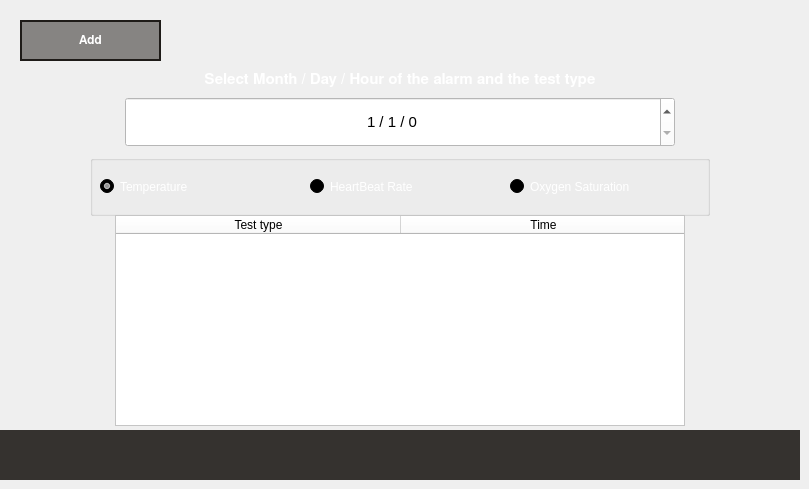
   <widget class="QWidget" name="SchedulePage">
    <widget class="QPushButton" name="SchedulePageBackButton">
     <property name="geometry">
      <rect>
       <x>732</x>
       <y>12</y>
       <width>58</width>
       <height>58</height>
      </rect>
     </property>
     <property name="styleSheet">
      <string notr="true">background: qlineargradient(spread:pad, x1:0, y1:0, x2:1, y2:1, stop:0 rgba(0, 0, 0, 0));
image: url(:/Images/return.png);
border: none;
outline: none;</string>
     </property>
     <property name="text">
      <string/>
     </property>
     <property name="flat">
      <bool>true</bool>
     </property>
    </widget>
    <widget class="QDateTimeEdit" name="dateTimeEdit">
     <property name="geometry">
      <rect>
       <x>125</x>
       <y>97</y>
       <width>550</width>
       <height>50</height>
      </rect>
     </property>
     <property name="font">
      <font>
       <pointsize>11</pointsize>
       <bold>false</bold>
      </font>
     </property>
     <property name="styleSheet">
      <string notr="true">background-color: rgb(255, 255, 255);
outline: none;</string>
     </property>
     <property name="alignment">
      <set>Qt::AlignCenter</set>
     </property>
     <property name="displayFormat">
      <string>M / d / h</string>
     </property>
     <property name="calendarPopup">
      <bool>false</bool>
     </property>
    </widget>
    <widget class="QPushButton" name="AddScheduleButton">
     <property name="geometry">
      <rect>
       <x>20</x>
       <y>20</y>
       <width>141</width>
       <height>41</height>
      </rect>
     </property>
     <property name="font">
      <font>
       <family>FreeSans</family>
       <bold>true</bold>
      </font>
     </property>
     <property name="styleSheet">
      <string notr="true">background: qlineargradient(spread:pad, x1:0, y1:0, x2:1, y2:1, stop:0 rgba(0, 0, 0, 0));
background-color: rgb(134, 132, 130);
border:2px solid #1e1b18;
color: #FFFFFF;
outline: none;</string>
     </property>
     <property name="text">
      <string>Add</string>
     </property>
     <property name="iconSize">
      <size>
       <width>16</width>
       <height>16</height>
      </size>
     </property>
     <property name="flat">
      <bool>false</bool>
     </property>
    </widget>
    <widget class="QLabel" name="ScheduleFeedbackLabel">
     <property name="geometry">
      <rect>
       <x>0</x>
       <y>430</y>
       <width>800</width>
       <height>50</height>
      </rect>
     </property>
     <property name="styleSheet">
      <string notr="true">background-color: rgb(53, 50, 47);
color: #FFFFFF;</string>
     </property>
     <property name="text">
      <string/>
     </property>
     <property name="alignment">
      <set>Qt::AlignCenter</set>
     </property>
    </widget>
    <widget class="QLabel" name="label_29">
     <property name="geometry">
      <rect>
       <x>170</x>
       <y>70</y>
       <width>460</width>
       <height>21</height>
      </rect>
     </property>
     <property name="palette">
      <palette>
       <active>
        <colorrole role="WindowText">
         <brush brushstyle="SolidPattern">
          <color alpha="255">
           <red>255</red>
           <green>255</green>
           <blue>255</blue>
          </color>
         </brush>
        </colorrole>
        <colorrole role="Button">
         <brush brushstyle="LinearGradientPattern">
          <gradient startx="0.000000000000000" starty="0.000000000000000" endx="1.000000000000000" endy="1.000000000000000" type="LinearGradient" spread="PadSpread" coordinatemode="ObjectBoundingMode">
           <gradientstop position="0.000000000000000">
            <color alpha="0">
             <red>0</red>
             <green>0</green>
             <blue>0</blue>
            </color>
           </gradientstop>
          </gradient>
         </brush>
        </colorrole>
        <colorrole role="Text">
         <brush brushstyle="SolidPattern">
          <color alpha="255">
           <red>255</red>
           <green>255</green>
           <blue>255</blue>
          </color>
         </brush>
        </colorrole>
        <colorrole role="ButtonText">
         <brush brushstyle="SolidPattern">
          <color alpha="255">
           <red>255</red>
           <green>255</green>
           <blue>255</blue>
          </color>
         </brush>
        </colorrole>
        <colorrole role="Base">
         <brush brushstyle="LinearGradientPattern">
          <gradient startx="0.000000000000000" starty="0.000000000000000" endx="1.000000000000000" endy="1.000000000000000" type="LinearGradient" spread="PadSpread" coordinatemode="ObjectBoundingMode">
           <gradientstop position="0.000000000000000">
            <color alpha="0">
             <red>0</red>
             <green>0</green>
             <blue>0</blue>
            </color>
           </gradientstop>
          </gradient>
         </brush>
        </colorrole>
        <colorrole role="Window">
         <brush brushstyle="LinearGradientPattern">
          <gradient startx="0.000000000000000" starty="0.000000000000000" endx="1.000000000000000" endy="1.000000000000000" type="LinearGradient" spread="PadSpread" coordinatemode="ObjectBoundingMode">
           <gradientstop position="0.000000000000000">
            <color alpha="0">
             <red>0</red>
             <green>0</green>
             <blue>0</blue>
            </color>
           </gradientstop>
          </gradient>
         </brush>
        </colorrole>
        <colorrole role="PlaceholderText">
         <brush brushstyle="SolidPattern">
          <color alpha="255">
           <red>255</red>
           <green>255</green>
           <blue>255</blue>
          </color>
         </brush>
        </colorrole>
       </active>
       <inactive>
        <colorrole role="WindowText">
         <brush brushstyle="SolidPattern">
          <color alpha="255">
           <red>255</red>
           <green>255</green>
           <blue>255</blue>
          </color>
         </brush>
        </colorrole>
        <colorrole role="Button">
         <brush brushstyle="LinearGradientPattern">
          <gradient startx="0.000000000000000" starty="0.000000000000000" endx="1.000000000000000" endy="1.000000000000000" type="LinearGradient" spread="PadSpread" coordinatemode="ObjectBoundingMode">
           <gradientstop position="0.000000000000000">
            <color alpha="0">
             <red>0</red>
             <green>0</green>
             <blue>0</blue>
            </color>
           </gradientstop>
          </gradient>
         </brush>
        </colorrole>
        <colorrole role="Text">
         <brush brushstyle="SolidPattern">
          <color alpha="255">
           <red>255</red>
           <green>255</green>
           <blue>255</blue>
          </color>
         </brush>
        </colorrole>
        <colorrole role="ButtonText">
         <brush brushstyle="SolidPattern">
          <color alpha="255">
           <red>255</red>
           <green>255</green>
           <blue>255</blue>
          </color>
         </brush>
        </colorrole>
        <colorrole role="Base">
         <brush brushstyle="LinearGradientPattern">
          <gradient startx="0.000000000000000" starty="0.000000000000000" endx="1.000000000000000" endy="1.000000000000000" type="LinearGradient" spread="PadSpread" coordinatemode="ObjectBoundingMode">
           <gradientstop position="0.000000000000000">
            <color alpha="0">
             <red>0</red>
             <green>0</green>
             <blue>0</blue>
            </color>
           </gradientstop>
          </gradient>
         </brush>
        </colorrole>
        <colorrole role="Window">
         <brush brushstyle="LinearGradientPattern">
          <gradient startx="0.000000000000000" starty="0.000000000000000" endx="1.000000000000000" endy="1.000000000000000" type="LinearGradient" spread="PadSpread" coordinatemode="ObjectBoundingMode">
           <gradientstop position="0.000000000000000">
            <color alpha="0">
             <red>0</red>
             <green>0</green>
             <blue>0</blue>
            </color>
           </gradientstop>
          </gradient>
         </brush>
        </colorrole>
        <colorrole role="PlaceholderText">
         <brush brushstyle="SolidPattern">
          <color alpha="255">
           <red>255</red>
           <green>255</green>
           <blue>255</blue>
          </color>
         </brush>
        </colorrole>
       </inactive>
       <disabled>
        <colorrole role="WindowText">
         <brush brushstyle="SolidPattern">
          <color alpha="255">
           <red>255</red>
           <green>255</green>
           <blue>255</blue>
          </color>
         </brush>
        </colorrole>
        <colorrole role="Button">
         <brush brushstyle="LinearGradientPattern">
          <gradient startx="0.000000000000000" starty="0.000000000000000" endx="1.000000000000000" endy="1.000000000000000" type="LinearGradient" spread="PadSpread" coordinatemode="ObjectBoundingMode">
           <gradientstop position="0.000000000000000">
            <color alpha="0">
             <red>0</red>
             <green>0</green>
             <blue>0</blue>
            </color>
           </gradientstop>
          </gradient>
         </brush>
        </colorrole>
        <colorrole role="Text">
         <brush brushstyle="SolidPattern">
          <color alpha="255">
           <red>255</red>
           <green>255</green>
           <blue>255</blue>
          </color>
         </brush>
        </colorrole>
        <colorrole role="ButtonText">
         <brush brushstyle="SolidPattern">
          <color alpha="255">
           <red>255</red>
           <green>255</green>
           <blue>255</blue>
          </color>
         </brush>
        </colorrole>
        <colorrole role="Base">
         <brush brushstyle="LinearGradientPattern">
          <gradient startx="0.000000000000000" starty="0.000000000000000" endx="1.000000000000000" endy="1.000000000000000" type="LinearGradient" spread="PadSpread" coordinatemode="ObjectBoundingMode">
           <gradientstop position="0.000000000000000">
            <color alpha="0">
             <red>0</red>
             <green>0</green>
             <blue>0</blue>
            </color>
           </gradientstop>
          </gradient>
         </brush>
        </colorrole>
        <colorrole role="Window">
         <brush brushstyle="LinearGradientPattern">
          <gradient startx="0.000000000000000" starty="0.000000000000000" endx="1.000000000000000" endy="1.000000000000000" type="LinearGradient" spread="PadSpread" coordinatemode="ObjectBoundingMode">
           <gradientstop position="0.000000000000000">
            <color alpha="0">
             <red>0</red>
             <green>0</green>
             <blue>0</blue>
            </color>
           </gradientstop>
          </gradient>
         </brush>
        </colorrole>
        <colorrole role="PlaceholderText">
         <brush brushstyle="SolidPattern">
          <color alpha="255">
           <red>255</red>
           <green>255</green>
           <blue>255</blue>
          </color>
         </brush>
        </colorrole>
       </disabled>
      </palette>
     </property>
     <property name="font">
      <font>
       <family>FreeSans</family>
       <pointsize>11</pointsize>
       <bold>true</bold>
      </font>
     </property>
     <property name="autoFillBackground">
      <bool>false</bool>
     </property>
     <property name="styleSheet">
      <string notr="true">background: qlineargradient(spread:pad, x1:0, y1:0, x2:1, y2:1, stop:0 rgba(0, 0, 0, 0));
color:rgb(255, 255, 255);</string>
     </property>
     <property name="text">
      <string>Select Month / Day / Hour of the alarm and the test type</string>
     </property>
     <property name="textFormat">
      <enum>Qt::RichText</enum>
     </property>
     <property name="scaledContents">
      <bool>true</bool>
     </property>
     <property name="alignment">
      <set>Qt::AlignCenter</set>
     </property>
     <property name="wordWrap">
      <bool>false</bool>
     </property>
     <property name="margin">
      <number>1</number>
     </property>
    </widget>
    <widget class="QGroupBox" name="ScheduleTextgroupBox">
     <property name="geometry">
      <rect>
       <x>90</x>
       <y>155</y>
       <width>620</width>
       <height>61</height>
      </rect>
     </property>
     <property name="styleSheet">
      <string notr="true">background: qlineargradient(spread:pad, x1:0, y1:0, x2:1, y2:1, stop:0 rgba(0, 0, 0, 0));
color:rgb(255, 255, 255);
outline: none;</string>
     </property>
     <property name="title">
      <string/>
     </property>
     <property name="flat">
      <bool>true</bool>
     </property>
     <widget class="QRadioButton" name="TempRadioButton">
      <property name="geometry">
       <rect>
        <x>10</x>
        <y>20</y>
        <width>141</width>
        <height>23</height>
       </rect>
      </property>
      <property name="styleSheet">
       <string notr="true">outline: none;</string>
      </property>
      <property name="text">
       <string>Temperature</string>
      </property>
      <property name="checked">
       <bool>true</bool>
      </property>
     </widget>
     <widget class="QRadioButton" name="HeartRadioButton">
      <property name="geometry">
       <rect>
        <x>220</x>
        <y>20</y>
        <width>161</width>
        <height>23</height>
       </rect>
      </property>
      <property name="styleSheet">
       <string notr="true">outline: none;</string>
      </property>
      <property name="text">
       <string>HeartBeat Rate</string>
      </property>
     </widget>
     <widget class="QRadioButton" name="OxygenRadioButton">
      <property name="geometry">
       <rect>
        <x>420</x>
        <y>20</y>
        <width>211</width>
        <height>23</height>
       </rect>
      </property>
      <property name="styleSheet">
       <string notr="true">outline: none;</string>
      </property>
      <property name="text">
       <string>Oxygen Saturation</string>
      </property>
     </widget>
    </widget>
    <widget class="QTableWidget" name="tableWidget_2">
     <property name="geometry">
      <rect>
       <x>115</x>
       <y>215</y>
       <width>570</width>
       <height>211</height>
      </rect>
     </property>
     <property name="styleSheet">
      <string notr="true">background-image: url(:/Images/white.png);
background-color: rgb(255, 255, 255);
outline: none;</string>
     </property>
     <property name="verticalScrollBarPolicy">
      <enum>Qt::ScrollBarAsNeeded</enum>
     </property>
     <property name="horizontalScrollBarPolicy">
      <enum>Qt::ScrollBarAlwaysOff</enum>
     </property>
     <property name="sizeAdjustPolicy">
      <enum>QAbstractScrollArea::AdjustIgnored</enum>
     </property>
     <property name="autoScroll">
      <bool>false</bool>
     </property>
     <property name="autoScrollMargin">
      <number>16</number>
     </property>
     <property name="editTriggers">
      <set>QAbstractItemView::NoEditTriggers</set>
     </property>
     <property name="showDropIndicator" stdset="0">
      <bool>true</bool>
     </property>
     <property name="alternatingRowColors">
      <bool>true</bool>
     </property>
     <property name="showGrid">
      <bool>false</bool>
     </property>
     <property name="gridStyle">
      <enum>Qt::SolidLine</enum>
     </property>
     <property name="sortingEnabled">
      <bool>false</bool>
     </property>
     <property name="wordWrap">
      <bool>true</bool>
     </property>
     <property name="cornerButtonEnabled">
      <bool>false</bool>
     </property>
     <property name="rowCount">
      <number>0</number>
     </property>
     <property name="columnCount">
      <number>2</number>
     </property>
     <attribute name="horizontalHeaderCascadingSectionResizes">
      <bool>false</bool>
     </attribute>
     <attribute name="horizontalHeaderMinimumSectionSize">
      <number>230</number>
     </attribute>
     <attribute name="horizontalHeaderDefaultSectionSize">
      <number>285</number>
     </attribute>
     <attribute name="horizontalHeaderShowSortIndicator" stdset="0">
      <bool>false</bool>
     </attribute>
     <attribute name="horizontalHeaderStretchLastSection">
      <bool>false</bool>
     </attribute>
     <attribute name="verticalHeaderVisible">
      <bool>false</bool>
     </attribute>
     <column>
      <property name="text">
       <string>Test type</string>
      </property>
     </column>
     <column>
      <property name="text">
       <string>Time</string>
      </property>
     </column>
    </widget>
   </widget>
